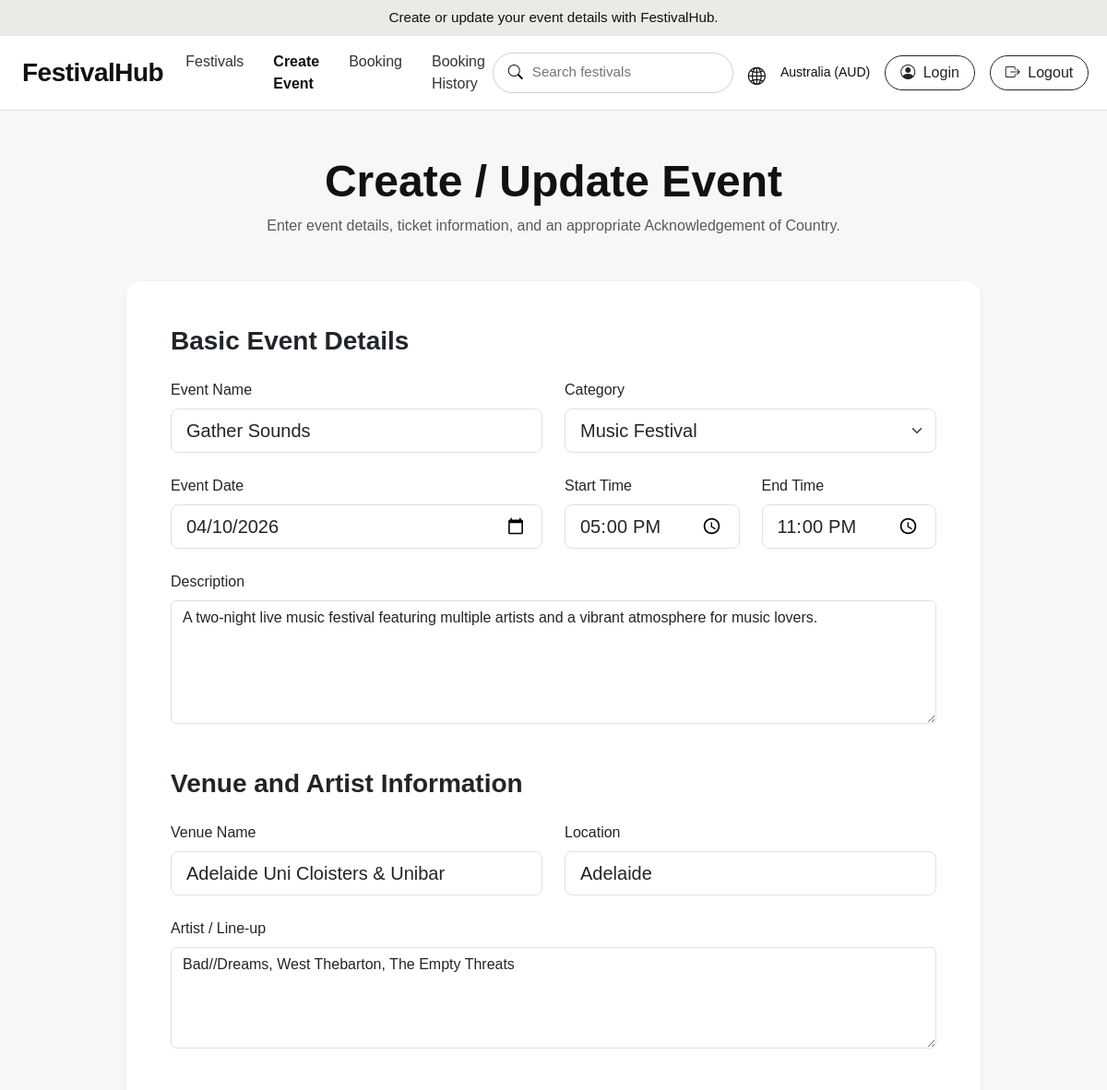
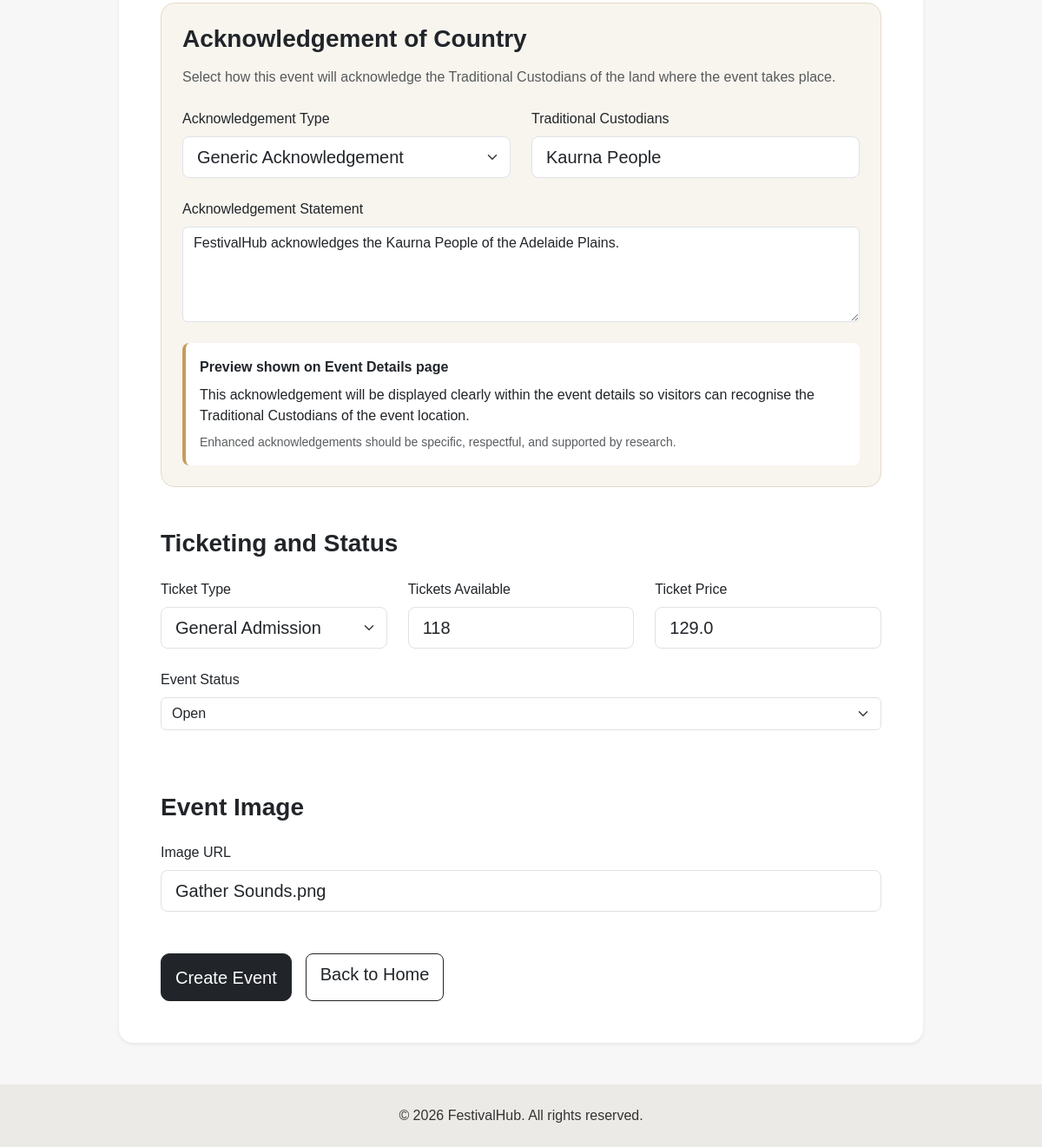
Screenshot of /update/2 (signed in) with the database file from the repository (2 pictures, top to bottom).
### festivalhub/models.py (models this page shows, shortened)
class Event(db.Model):
    __tablename__ = 'events'
    id = db.Column(db.Integer, primary_key=True)
    creator_id = db.Column(
        db.Integer,
        db.ForeignKey('users.id'),
        nullable=True
    )
    name = db.Column(db.String(150), nullable=False)
    category = db.Column(db.String(80), nullable=False)
    date = db.Column(db.String(80), nullable=False)
    start_time = db.Column(db.String(50))
    end_time = db.Column(db.String(50))
    description = db.Column(db.Text, nullable=False)
    venue = db.Column(db.String(150), nullable=False)
    location = db.Column(db.String(150), nullable=False)
    artist_lineup = db.Column(db.Text)
    ticket_type = db.Column(db.String(80), default='General Admission')
    tickets_available = db.Column(db.Integer, default=0)
    price = db.Column(db.Float, default=0.0)
    status = db.Column(db.String(30), default='Open')
    image = db.Column(db.String(255))
    acknowledgement_type = db.Column(
        db.String(80),
        default='No Acknowledgement of Country'
    )
    traditional_custodians = db.Column(db.String(150))
    acknowledgement_statement = db.Column(db.Text)
    bookings = db.relationship(
        'Booking',
        backref='event',
        lazy=True,
        cascade='all, delete-orphan'
    )
    comments = db.relationship(
        'Comment',
        backref='event',
        lazy=True,
        cascade='all, delete-orphan'
    )

### festivalhub/views.py (the view)
@mainbp.route('/update/<int:event_id>', methods=['GET', 'POST'])
def update_event(event_id):
    event = Event.query.get_or_404(event_id)
    if not user_can_manage_event(event):
        return redirect(url_for('main.details', event_id=event.id))
    form = EventForm()
    if request.method == 'POST':
        fill_event_from_form(event, form)
        db.session.commit()
        return redirect(url_for('main.details', event_id=event.id))
    populate_event_form(form, event)
    return render_template(
        'create-update-event.html',
        form=form,
        event=event,
        page_title='Update Event',
        submit_label='Update Event',
        is_update=True
    )

### festivalhub/models.py (called while the page is built)
@login_manager.user_loader
def load_user(user_id):
    return User.query.get(int(user_id))

### festivalhub/views.py (called while the page is built)
def user_can_manage_event(event):
    if not current_user.is_authenticated:
        return False
    if event.creator_id is None:
        return True
    return event.creator_id == current_user.id

### festivalhub/templates/create-update-event.html (shortened to what this page needs)
<!DOCTYPE html>
<html lang="en">
<head>
    <link href="https://cdn.jsdelivr.net/npm/bootstrap@5.3.3/dist/css/bootstrap.min.css" rel="stylesheet">
    <link rel="stylesheet" href="https://cdn.jsdelivr.net/npm/bootstrap-icons@1.11.3/font/bootstrap-icons.min.css">
    <link rel="stylesheet" href="{{ url_for('static', filename='style/style.css') }}">
</head>
<body>
    <div class="top-banner text-center py-2">
        Create or update your event details with FestivalHub.
    </div>
    <nav class="navbar navbar-expand-lg navbar-light bg-white border-bottom sticky-top">
        <div class="container-fluid px-4">
            <a class="navbar-brand fw-bold fs-3" href="/">
                FestivalHub
            </a>
            <div class="navbar-collapse">
                <ul class="navbar-nav mx-auto gap-lg-3">
                    <li class="nav-item"><a class="nav-link" href="/">Festivals</a></li>
                    <li class="nav-item"><a class="nav-link active" href="/create">Create Event</a></li>
                    <li class="nav-item"><a class="nav-link" href="/login-booking">Booking</a></li>
                    <li class="nav-item"><a class="nav-link" href="/bookings">Booking History</a></li>
                </ul>
                <div class="d-flex align-items-center gap-3 nav-right-group">
                    <div class="search-box d-flex align-items-center px-3">
                        <i class="bi bi-search me-2"></i>
                        <input type="text" placeholder="Search festivals">
                    </div>
                    <a href="#" class="icon-link">
                        <i class="bi bi-globe2"></i>
                    </a>
                    <span class="small text-nowrap d-none d-md-inline">
                        Australia (AUD)
                    </span>
                    <a href="/login" class="btn btn-outline-dark rounded-pill px-3">
                        <i class="bi bi-person-circle me-1"></i> Login
                    </a>
                    <a href="/logout" class="btn btn-outline-dark rounded-pill px-3">
                        <i class="bi bi-box-arrow-right me-1"></i> Logout
                    </a>
                </div>
            </div>
        </div>
    </nav>
    <section class="container py-5">
        <div class="text-center mb-5">
            <h1 class="fw-bold display-5">
                Create / Update Event
            </h1>
            <p class="text-muted">
                Enter event details, ticket information, and an appropriate Acknowledgement of Country.
            </p>
        </div>
        <div class="row justify-content-center">
            <div class="col-xl-10">
                <div class="card border-0 shadow-sm rounded-4">
                    <div class="card-body p-4 p-md-5">
                        <form method="POST">
                            <section class="mb-5">
                                <h3 class="fw-bold mb-4">
                                    Basic Event Details
                                </h3>
                                <div class="row g-4">
                                    <div class="col-md-6">
                                        <label class="form-label">Event Name</label>
                                        {{ form.name(class="form-control form-control-lg") }}
                                    </div>
                                    <div class="col-md-6">
                                        <label class="form-label">Category</label>
                                        {{ form.category(class="form-select form-select-lg") }}
                                    </div>
                                    <div class="col-md-6">
                                        <label class="form-label">Event Date</label>
                                        {{ form.date(class="form-control form-control-lg", type="date") }}
                                    </div>
                                    <div class="col-md-3">
                                        <label class="form-label">Start Time</label>
                                        {{ form.start_time(class="form-control form-control-lg", type="time") }}
                                    </div>
                                    <div class="col-md-3">
                                        <label class="form-label">End Time</label>
                                        {{ form.end_time(class="form-control form-control-lg", type="time") }}
                                    </div>
                                    <div class="col-12">
                                        <label class="form-label">Description</label>
                                        {{ form.description(class="form-control", rows="5") }}
                                    </div>
                                </div>
                            </section>
                            <section class="mb-5">
                                <h3 class="fw-bold mb-4">
                                    Venue and Artist Information
                                </h3>
                                <div class="row g-4">
                                    <div class="col-md-6">
                                        <label class="form-label">Venue Name</label>
                                        {{ form.venue(class="form-control form-control-lg") }}
                                    </div>
                                    <div class="col-md-6">
                                        <label class="form-label">Location</label>
                                        {{ form.location(class="form-control form-control-lg") }}
                                    </div>
                                    <div class="col-12">
                                        <label class="form-label">Artist / Line-up</label>
                                        {{ form.artist_lineup(class="form-control", rows="4") }}
                                    </div>
                                </div>
                            </section>
                            <section class="mb-5">
                                <div class="acknowledgement-section p-4 rounded-4">
                                    <h3 class="fw-bold mb-3">
                                        Acknowledgement of Country
                                    </h3>
                                    <p class="text-muted mb-4">
                                        Select how this event will acknowledge the Traditional Custodians of the land
                                        where the event takes place.
                                    </p>
                                    <div class="row g-4">
                                        <div class="col-md-6">
                                            <label class="form-label">Acknowledgement Type</label>
                                            {{ form.acknowledgement_type(class="form-select form-select-lg") }}
                                        </div>
                                        <div class="col-md-6">
                                            <label class="form-label">Traditional Custodians</label>
                                            {{ form.traditional_custodians(class="form-control form-control-lg") }}
                                        </div>
                                        <div class="col-12">
                                            <label class="form-label">Acknowledgement Statement</label>
                                            {{ form.acknowledgement_statement(class="form-control", rows="4") }}
                                        </div>
                                        <div class="col-12">
                                            <div class="acknowledgement-note p-3 rounded-3">
                                                <strong>Preview shown on Event Details page</strong>
                                                <p class="mb-2 mt-2">
                                                    This acknowledgement will be displayed clearly within the event
                                                    details so visitors can recognise the Traditional Custodians of the
                                                    event location.
                                                </p>
                                                <p class="text-muted small mb-0">
                                                    Enhanced acknowledgements should be specific, respectful, and
                                                    supported by research.
                                                </p>
                                            </div>
                                        </div>
                                    </div>
                                </div>
                            </section>
                            <section class="mb-5">
                                <h3 class="fw-bold mb-4">
                                    Ticketing and Status
                                </h3>
                                <div class="row g-4">
                                    <div class="col-md-4">
                                        <label class="form-label">Ticket Type</label>
                                        {{ form.ticket_type(class="form-select form-select-lg") }}
                                    </div>
                                    <div class="col-md-4">
                                        <label class="form-label">Tickets Available</label>
                                        {{ form.tickets_available(class="form-control form-control-lg") }}
                                    </div>
                                    <div class="col-md-4">
                                        <label class="form-label">Ticket Price</label>
                                        {{ form.price(class="form-control form-control-lg") }}
                                    </div>
                                    <div class="mb-4">
                                        <label for="status" class="form-label">Event Status</label>
                                        <select class="form-select" id="status" name="status" required>
                                            <option value="Open">Open</option>
                                        </select>
                                    </div>
                                </div>
                            </section>
                            <section class="mb-5">
                                <h3 class="fw-bold mb-4">
                                    Event Image
                                </h3>
                                <div class="row g-4">
                                    <div class="col-md-12">
                                        <label class="form-label">Image URL</label>
                                        {{ form.image(class="form-control form-control-lg") }}
                                    </div>
                                </div>
                            </section>
                            <div class="d-flex flex-wrap gap-3">
                                {{ form.submit(class="btn btn-dark btn-lg") }}
                                <a href="/" class="btn btn-outline-dark btn-lg">
                                    Back to Home
                                </a>
                            </div>
                        </form>
                    </div>
                </div>
            </div>
        </div>
    </section>
    <footer class="footer-section py-4 text-center">
        <p class="mb-0">
            © 2026 FestivalHub. All rights reserved.
        </p>
    </footer>
</body>
</html>

### festivalhub/static/style/style.css (style rules this page uses)
body { font-family: Arial, sans-serif; background-color: #f7f7f7; color: #111; margin: 0; padding: 0; }
.top-banner { background-color: #eceae6; font-size: 0.95rem; font-weight: 500; }
.navbar { background-color: #fff; }
.navbar-brand { letter-spacing: -0.5px; color: #111 !important; }
.nav-link { color: #333 !important; font-weight: 500; }
.nav-link.active { color: #111 !important; font-weight: 700; }
.nav-right-group { min-width: fit-content; }
.search-box { border: 1px solid #cfcfcf; border-radius: 999px; background-color: #fff; min-width: 240px; height: 44px; }
.search-box input { border: none; outline: none; width: 100%; background: transparent; font-size: 0.95rem; }
.icon-link { color: #111; font-size: 1.2rem; text-decoration: none; }
.card-body { padding: 1.1rem; }
.btn-dark { border-radius: 10px; padding-top: 0.7rem; padding-bottom: 0.7rem; }
.footer-section { background-color: #eceae6; color: #333; }
.acknowledgement-section { background-color: #f8f5ef; border: 1px solid #e4d9c8; }
.acknowledgement-note { background-color: #ffffff; border-left: 4px solid #c79b5d; }

### rows the page displays
Event: name "Gather Sounds", category "Music Festival", date "04/10/2026", start_time "17:00", end_time "23:00", description "A two-night live music festival featuring multiple artists and a vibrant atmosphere for music lovers.", venue "Adelaide Uni Cloisters & Unibar", location "Adelaide", artist_lineup "Bad//Dreams, West Thebarton, The Empty Threats", acknowledgement_type "Generic Acknowledgement", traditional_custodians "Kaurna People", acknowledgement_statement "FestivalHub acknowledges the Kaurna People of the Adelaide Plains.", ticket_type "General Admission", tickets_available "118", price "129.0", image "Gather Sounds.png"
